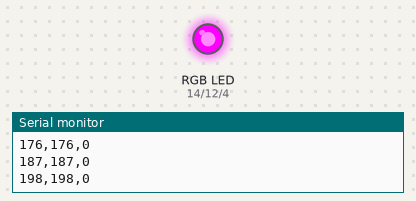
This sketch was run on a simulated Arduino Uno, built with avr-gcc and run on an emulated ATmega328P. On the bench: an RGB LED mixed from three pins (HIGH = lit), the last lines printed to the serial monitor. Random numbers use the default seed unless the sketch sets one.

Above: at 0.1 s.
At 5.4 s:
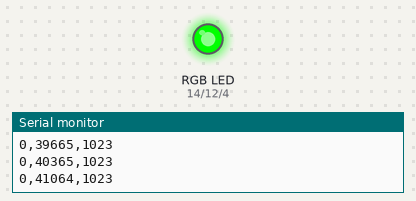
At 15.5 s:
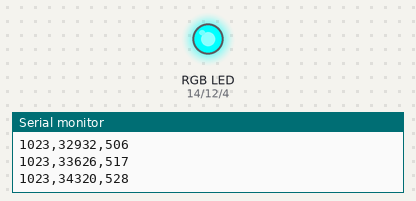
At 18.1 s:
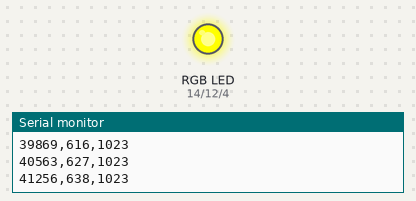
At 23.1 s:
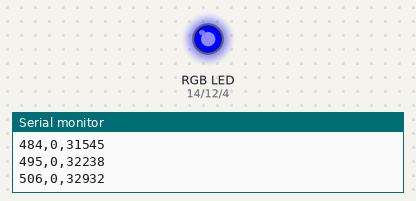
At 37.8 s:
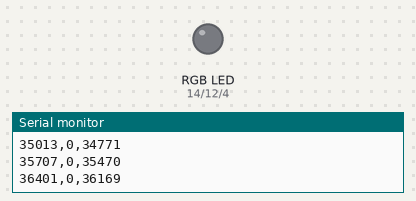
Timing chart, 0 to 39.3 s (numbered marks = the images above):
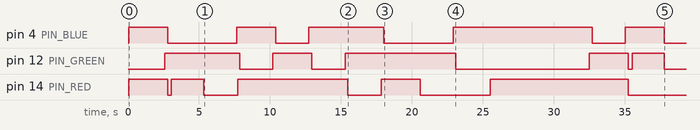

The sketch:

RGB_Led_Smooth.ino
```cpp
/*  RGB_Led_Smooth
 *  Author: Lucas M. Bacelo (www.github.com/luxarts)
 *  Description: Change the color of RGB led with 3 PWM outputs with a linear smooth animation.
 *  It uses the linear equation y=m.x+b to calculate the step size in each iteration so the three colors reach the target value at same time.
 */
#define PIN_RED   14
#define PIN_GREEN 12
#define PIN_BLUE  4

#define COLOR_BLACK     0
#define COLOR_RED       1
#define COLOR_ORANGE    2
#define COLOR_YELLOW    3
#define COLOR_LIME      4
#define COLOR_GREEN     5
#define COLOR_AQUA      6
#define COLOR_CYAN      7
#define COLOR_LIGHTBLUE 8
#define COLOR_BLUE      9
#define COLOR_PURPLE    10
#define COLOR_MAGENTA   11
#define COLOR_PINK      12
#define COLOR_WHITE     13

#define MAX_STEPS  93
#define DELAY_BETWEEN_STEPS 5

const uint16_t colors[14][3]={
  {0,0,0},        //BLACK
  {1023,0,0},     //RED
  {1023,511,0},   //ORANGE
  {1023,1023,0},  //YELLOW
  {511,1023,0},   //LIME
  {0,1023,0},     //GREEN
  {0,1023,511},   //AQUA
  {0,1023,1023},  //CYAN
  {0,511,1023},   //LIGHTBLUE
  {0,0,1023},     //BLUE
  {511,0,1023},   //PURPLE
  {1023,0,1023},  //MAGENTA
  {1023,0,511},   //PINK
  {1023,1023,1023}//WHITE
};

void setup() {
  Serial.begin(115200);
}

void loop() {
  changeColor(random(0,13));
  delay(2000);
}

void changeColor(uint8_t color){
  static uint8_t currentColor=0;
  float rgbStep[3]={0,0,0};
  uint16_t pwmValues[3]={0,0,0};

  //Don't calculate if same color
  if(color == currentColor)return;

  //Get 'm' component for each color
  rgbStep[0] = (float)(colors[color][0]-colors[currentColor][0])/(float)MAX_STEPS;
  rgbStep[1] = (float)(colors[color][1]-colors[currentColor][1])/(float)MAX_STEPS;
  rgbStep[2] = (float)(colors[color][2]-colors[currentColor][2])/(float)MAX_STEPS;

  //This loop blocks execution, would be better to do in a state machine
  for(uint16_t currentStep = 0 ; currentStep<=MAX_STEPS ; currentStep++){
    //Calculate PWM values
    pwmValues[0] = rgbStep[0]*(float)currentStep + colors[currentColor][0];
    pwmValues[1] = rgbStep[1]*(float)currentStep + colors[currentColor][1];
    pwmValues[2] = rgbStep[2]*(float)currentStep + colors[currentColor][2];

    //Print the values
    Serial.print(pwmValues[2]); //Blue line in serial plotter is the first value received
    Serial.print(",");
    Serial.print(pwmValues[0]);
    Serial.print(",");
    Serial.println(pwmValues[1]);

    //Put the values in the PWM pins
    analogWrite(PIN_RED, pwmValues[0]);
    analogWrite(PIN_GREEN, pwmValues[1]);
    analogWrite(PIN_BLUE, pwmValues[2]);

    delay(DELAY_BETWEEN_STEPS);
  }

  currentColor = color;
}
```

Measured:
- by itself, pin 4 (PIN_BLUE): LOW → HIGH at 0.07 s, → LOW 2.7 s later, → HIGH 4.9 s later, → LOW 2.7 s later, … (10 changes in this stretch)
- by itself, pin 12 (PIN_GREEN): LOW → HIGH at 2.6 s, → LOW 5.3 s later, → HIGH 2.3 s later, → LOW 2.7 s later, … (10 changes in this stretch)
- by itself, pin 14 (PIN_RED): LOW → HIGH at 0.07 s, → LOW 2.7 s later, → HIGH 0.27 s later, → LOW 2.3 s later, … (10 changes in this stretch)
